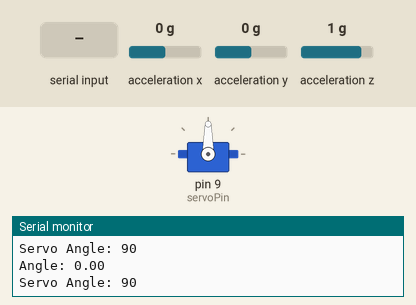
This sketch was run on a simulated Arduino Uno, built with avr-gcc and run on an emulated ATmega328P. Shown: servo, the last lines printed to the serial monitor. Wiring (inferred from the names in the program): MPU-6050 motion sensor at I2C address 0x68. The inputs (shaded band) are chosen by the test bench; at power-on: acceleration x 0 g, acceleration z 1 g, acceleration y 0 g.

Above: at 1.2 s.
1.3 s: "90,45\n" received over Serial
At 2.3 s:
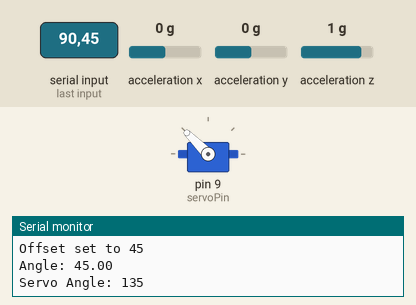
4.0 s: acceleration x set to -1.4 g
At 4.5 s:
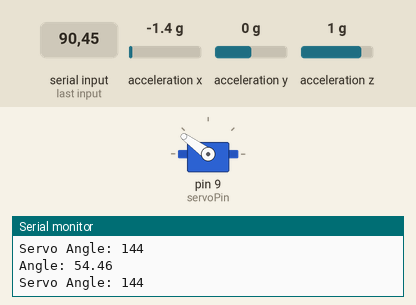
5.5 s: "30,150\n" received over Serial
At 6.5 s:
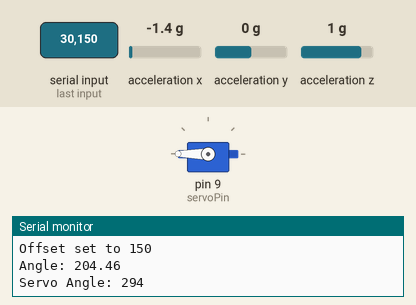
7.1 s: acceleration x set to 0.8 g
At 7.7 s:
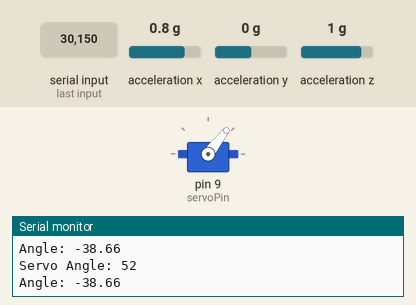
8.6 s: acceleration z set to -1.4 g
At 9.2 s:
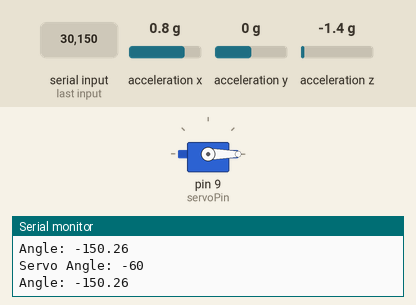
10.1 s: "90\n" received over Serial
At 11.0 s:
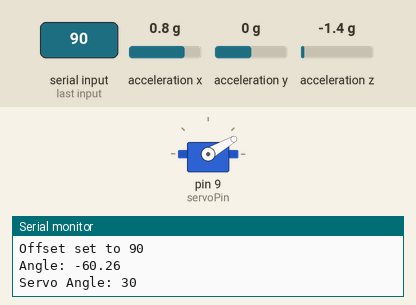
Timing chart, 0 to 13.1 s (numbered marks = the images above; inputs shaded):
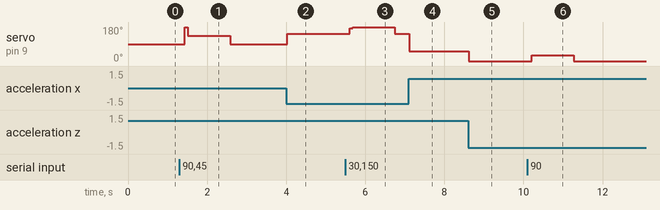

Measured:
- after the input at 1.3 s, servo on pin 9 (servoPin): 90° → 180° after 0.14 s, → 135° 0.07 s later, → 90° 1.1 s later
- after the input at 4.0 s, servo on pin 9 (servoPin): 90° → 144° at once
- after the input at 5.5 s, servo on pin 9 (servoPin): 144° → 174° after 0.11 s, → 180° 0.07 s later, → 144° 1.1 s later
- after the input at 7.1 s, servo on pin 9 (servoPin): 144° → 52° at once
- after the input at 8.6 s, servo on pin 9 (servoPin): 52° → 0° at once
- after the input at 10.1 s, servo on pin 9 (servoPin): 0° → 30° after 0.10 s, → 0° 1.1 s later

The sketch:

trialProjCode.ino
```cpp
#include <Wire.h>
#include <Servo.h>

// Constants for MPU6050 register addresses
const int MPU6050_ADDRESS = 0x68; // MPU6050 I2C address
const int ACCEL_XOUT_H = 0x3B;   // Accelerometer data registers

// Servo object
Servo servo;
const int servoPin = 9;

// Variables for orientation and offset
int servoAngle = 90; // Initial servo angle
int offsetAngle = 0; // Offset angle, change in the Serial MOntior

void setup() {
  // Initialize serial communication
  Serial.begin(9600);

  // Initialize I2C communication
  Wire.begin();

  // Initialize MPU6050
  Wire.beginTransmission(MPU6050_ADDRESS);
  Wire.write(0x6B); // PWR_MGMT_1 register??
  Wire.write(0);    // Set to zero to wake up MPU6050
  Wire.endTransmission(true);

  // Attach servo to pin
  servo.attach(servoPin);
}

void loop() {
  // Read from MPU6050
  int16_t accelerometerX, accelerometerY, accelerometerZ;
  readMPU6050Data(accelerometerX, accelerometerY, accelerometerZ);

  // Calculate pitch angle (adjust according to orientation
  float angle = atan2(-accelerometerX, accelerometerZ) * 180 / PI;

  // Apply offset
  angle += offsetAngle;

  // Map angle to servo position
  servoAngle = map(angle, -90, 90, 0, 180);

  // Set servo position
  servo.write(servoAngle);

  // Print data to Serial Monitor
  Serial.print("Angle: ");
  Serial.println(angle);
  Serial.print("Servo Angle: ");
  Serial.println(servoAngle);

  // Check for offset input from the Serial Monitor
  if (Serial.available() > 0) {
    int offsetInput = Serial.parseInt();
    if (!isnan(offsetInput)) {
      offsetAngle = offsetInput;
      Serial.print("Offset set to ");
      Serial.println(offsetAngle);
    }
  }

  // delay to avoid excessive servo movement?
  delay(70);
}

void readMPU6050Data(int16_t &ax, int16_t &ay, int16_t &az) {
  Wire.beginTransmission(MPU6050_ADDRESS);
  Wire.write(ACCEL_XOUT_H);
  Wire.endTransmission(false);
  Wire.requestFrom(MPU6050_ADDRESS, 6, true);

  ax = Wire.read() << 8 | Wire.read();
  ay = Wire.read() << 8 | Wire.read();
  az = Wire.read() << 8 | Wire.read();
}
```
